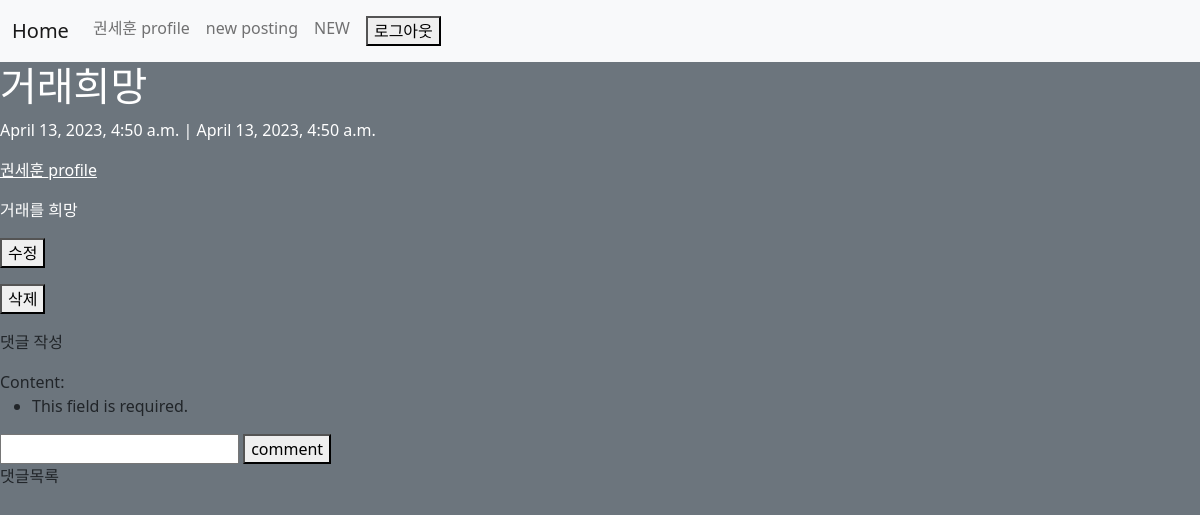
/community/1/ (signed in), run on the app's committed database.
### account/models.py (models this page shows)
class TradeUser(AbstractUser):
    trade_request = models.ManyToManyField(Posting, related_name='trade_request')
    steam_url = models.CharField(max_length=17 )
    nickname = models.CharField(max_length=10)

### community/models.py (models this page shows)
class Posting(models.Model):
    title = models.CharField(max_length=200)
    content = models.TextField()
    created_at = models.DateTimeField(auto_now_add=True)
    updated_at = models.DateTimeField(auto_now=True)
    user = models.ForeignKey(settings.AUTH_USER_MODEL, on_delete=models.CASCADE)

### community/views.py (the view)
# urls.py: path('<int:posting_pk>/', views.detail, name='detail'),
@require_safe
def detail(request, posting_pk):
    posting = get_object_or_404(Posting, pk=posting_pk)
    replies = posting.reply_set.all()
    form = ReplyForm(request.POST)
    return render(request, 'community/detail.html', {
        'posting' : posting,
        'replies' : replies,
        'form' : form,
    })

### community/forms.py
class ReplyForm(forms.ModelForm):
    class Meta:
        model = Reply
        fields = ('content',)

### community/templates/community/detail.html (shortened to what this page needs)
{% extends 'base.html' %}
{% block content %}
<h1 class="text-white">{{ posting.title }}</h1>
<p class="text-white">{{ posting.created_at}} | {{posting.updated_at}} </p>
<p>
    <a class="text-white" href="{% url 'account:get_steam_user_info' posting.user.steam_url %}">{{posting.user.username}} profile</a>
</p>
<p class="text-white">
    {{ posting.content | linebreaksbr }}
</p>
<p>
    <a href="{% url 'community:update' posting.pk %}">
        <button>수정</button>
    </a>
</p>
<p>
    <form action="{% url 'community:delete' posting.pk %}" method="POST">
        <button>삭제</button>
    </form>
</p>
{% if request.user.is_authenticated %}
    {% include 'community/_reply_form.html' %}
{% endif %}
{% include 'community/_reply_list.html' %}
{% endblock content %}

### templates/base.html (shortened to what this page needs)
<!DOCTYPE html>
<html lang="en">
<head>
    <link href="https://cdn.jsdelivr.net/npm/bootstrap@5.1.3/dist/css/bootstrap.min.css" rel="stylesheet">
</head>
<body class="bg-secondary">
    <nav class="navbar navbar-expand-lg navbar-light bg-light d-flex justify-content-between sticky-top">
        <div class="container-fluid">
          <a class="navbar-brand" href="{% url 'community:index' %}">Home</a>
          <div class="collapse navbar-collapse" id="navbarNav">
            <ul class="navbar-nav">
              {% if request.user.is_authenticated %}
              <li class="nav-item">
                <a class="nav-link" href="{% url 'account:get_steam_user_info' request.user.steam_url %}">{{request.user.username}} profile</a>
              </li>
              <li class="nav-item">
                <a class="nav-link" href="{% url 'community:create' %}">new posting</a>
              </li>
              <li class="nav-item">
                <a class="nav-link" href="{% url 'community:create' %}">NEW</a>
              </li>
              <li class="nav-item" align="right">
                <a class="nav-link me-1" href="{% url 'account:signout' %}">
                    <button>로그아웃</button>
                </a>
              </li>
              {% endif %}
            </ul>
          </div>
        </div>
      </nav>
    {% block content %}
    {% endblock content %}
</body>
</html>

### data on the page
TradeUser: user.username "권세훈"
Posting: title "거래희망", created_at "April 13, 2023, 4:50 a.m.", updated_at "April 13, 2023, 4:50 a.m.", user.username "권세훈", content "거래를 희망"
